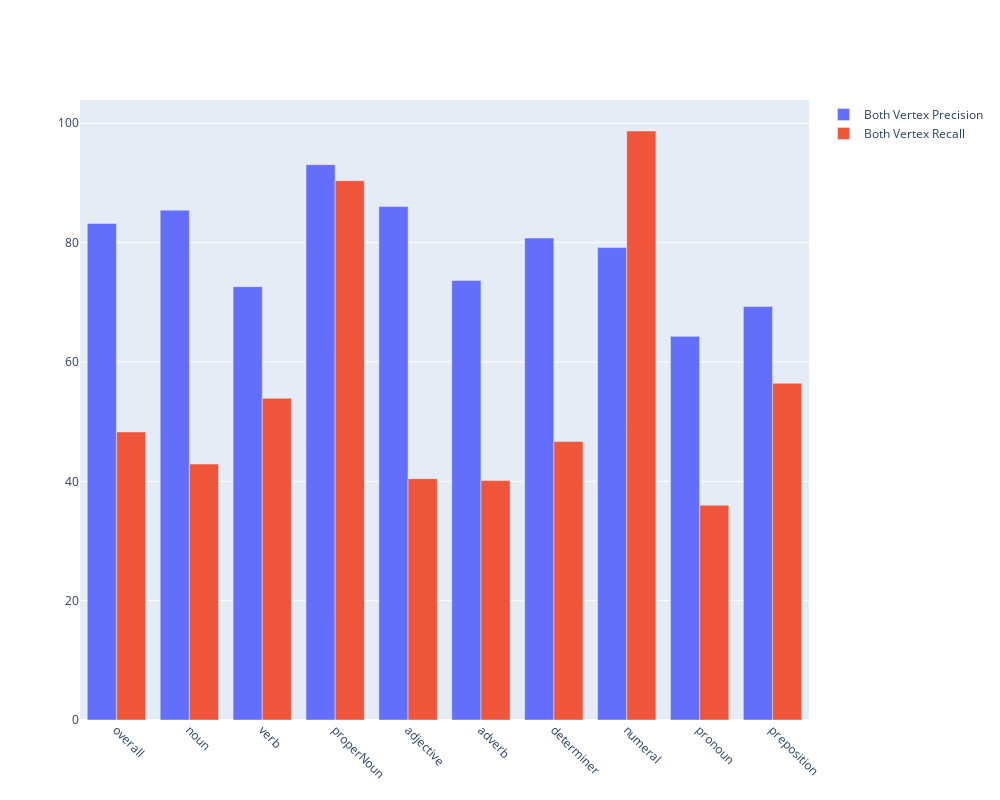
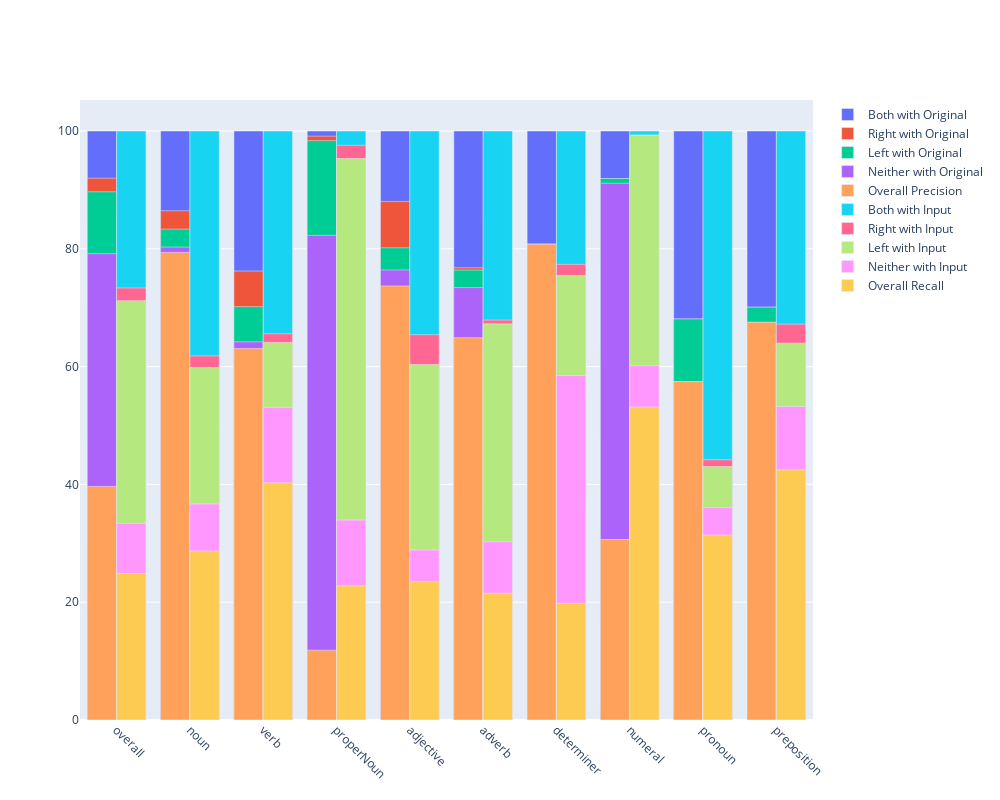

These figures' notebook cell, in order:
### Markdown cell above
<h5> Graph 1 - Both vertices common </h5>
Precision is fairly high at 88%. Particularly good for pronouns (99.5%) and numerals (97.8%). Low for pronouns (67%), prepositions (75%) and slightly for determiners and adverbs too (~81-82%). Note however that these 4 have the highest recalls (Determiners 62%, Prepositions 52%, Pronouns 43%, Adverbs 38%). This is high when compared to an overall average of 24%. ProperNouns have particularly low recall (14%). This is a little concerning as both vertices are present, but also expected because many language pairs may not have the same set of properNouns leading to a lack of cycles.
<h5> Graph 2 - Overall classification </h5>
Overall precision is 60% and recall 13%. The significant drop in both compared to Graph 1 just shows the incomplete-ness of Apertium data. Notice that the differences between the 2 sub-categories of one-vertex prec/recall in this graph don't mean much because the choice of lang1 and lang2 was arbitrary for a pair, and trends comparing these 2 are purely co-incidental. 
<b> Left bar </b> (% wrt predicted data compared to apertium lang-pair (original) ): </b> <br>
Most 'precision-misses' are mostly because neither vertex is present (22%, 55% of extra predictions). One vertex is missing in 13% cases whereas both in only 8%. This is good. Neither vertex is particularly prevalent in Nouns (23%), ProperNouns (37%). Both vertices missing happen prevalently in adverbs (14%), determiners (17%), pronouns (22%), and prepositions (21%). 1-vertex-missing is the major cause of 'extra' predictions only in pronouns (27%) and perhaps significant in determiners and adverbs. <br>
<b> Right bar </b> (% wrt apertium lang-pair data (original) compared to input data): <br>
Overall recall-misses are least due to neither vertex being there in the original data (12%, 15% of misses). 1 word missing (35%) and both present (40%) are the significant categories. Overall recall has trends quite similar to recall as in Graph 1. Neither vertex misses are significant mainly in ProperNouns (16%) and adverbs (17%). Both vertex recall misses are roughly similar across categories (30%-50%), with verbs (50%) on the higher side and properNouns/prepositions (both 32%) on the lower. 1-vertex-recall is lower for pronouns (20%) and particularly high mainly for properNouns (46%) and numerals (37%). <br>
It may be worth-while to divide the both-vertex data into have-common-bicomp or not for further breakdown/analysis. This is because vertices that share a biconnected component have a cycle through both of them.

### Code cell
GetLang("eng-spa")

### Figure 1 — Plotly figure (JSON) as saved in the notebook; plotly's stock layout.template omitted (floating-point values rounded to 4 significant figures)
{"data": [{"base": 0, "name": "Both Vertex Precision", "offset": -0.4, "type": "bar", "width": 0.4, "x": ["overall", "noun", "verb", "properNoun", "adjective", "adverb", "determiner", "numeral", "pronoun", "preposition"], "y": [83.19, 85.43, 72.62, 93.07, 86.03, 73.66, 80.77, 79.17, 64.29, 69.3]}, {"base": 0, "name": "Both Vertex Recall", "offset": 0, "type": "bar", "width": 0.4, "x": ["overall", "noun", "verb", "properNoun", "adjective", "adverb", "determiner", "numeral", "pronoun", "preposition"], "y": [48.27, 42.89, 53.91, 90.37, 40.44, 40.12, 46.67, 98.7, 36, 56.43]}], "layout": {"barmode": "group", "height": 800, "width": 1000, "xaxis": {"tickangle": 45}}}

### Figure 2 — Plotly figure (JSON) as saved in the notebook; plotly's stock layout.template omitted (floating-point values rounded to 4 significant figures)
{"data": [{"base": 0, "name": "Both with Original", "offset": -0.4, "type": "bar", "width": 0.4, "x": ["overall", "noun", "verb", "properNoun", "adjective", "adverb", "determiner", "numeral", "pronoun", "preposition"], "y": [100.0, 100, 100, 100, 100, 100, 100, 100, 100, 100]}, {"base": 0, "name": "Right with Original", "offset": -0.4, "type": "bar", "width": 0.4, "x": ["overall", "noun", "verb", "properNoun", "adjective", "adverb", "determiner", "numeral", "pronoun", "preposition"], "y": [91.99, 86.46, 76.23, 99.12, 88.04, 76.79, 80.77, 91.94, 68.09, 70.09]}, {"base": 0, "name": "Left with Original", "offset": -0.4, "type": "bar", "width": 0.4, "x": ["overall", "noun", "verb", "properNoun", "adjective", "adverb", "determiner", "numeral", "pronoun", "preposition"], "y": [89.68, 83.34, 70.17, 98.36, 80.17, 76.38, 80.77, 91.94, 68.09, 70.09]}, {"base": 0, "name": "Neither with Original", "offset": -0.4, "type": "bar", "width": 0.4, "x": ["overall", "noun", "verb", "properNoun", "adjective", "adverb", "determiner", "numeral", "pronoun", "preposition"], "y": [79.18, 80.29, 64.21, 82.29, 76.4, 73.41, 80.77, 91.13, 57.45, 67.52]}, {"base": 0, "name": "Overall Precision", "offset": -0.4, "type": "bar", "width": 0.4, "x": ["overall", "noun", "verb", "properNoun", "adjective", "adverb", "determiner", "numeral", "pronoun", "preposition"], "y": [39.66, 79.39, 63.06, 11.86, 73.69, 64.91, 80.77, 30.65, 57.45, 67.52]}, {"base": 0, "name": "Both with Input", "offset": 0, "type": "bar", "width": 0.4, "x": ["overall", "noun", "verb", "properNoun", "adjective", "adverb", "determiner", "numeral", "pronoun", "preposition"], "y": [100, 100, 100, 100, 100, 100, 100, 100, 100, 100.0]}, {"base": 0, "name": "Right with Input", "offset": 0, "type": "bar", "width": 0.4, "x": ["overall", "noun", "verb", "properNoun", "adjective", "adverb", "determiner", "numeral", "pronoun", "preposition"], "y": [73.35, 61.81, 65.58, 97.57, 65.42, 67.9, 77.36, 99.3, 44.19, 67.2]}, {"base": 0, "name": "Left with Input", "offset": 0, "type": "bar", "width": 0.4, "x": ["overall", "noun", "verb", "properNoun", "adjective", "adverb", "determiner", "numeral", "pronoun", "preposition"], "y": [71.19, 59.85, 64.11, 95.32, 60.34, 67.27, 75.47, 99.3, 43.02, 63.98]}, {"base": 0, "name": "Neither with Input", "offset": 0, "type": "bar", "width": 0.4, "x": ["overall", "noun", "verb", "properNoun", "adjective", "adverb", "determiner", "numeral", "pronoun", "preposition"], "y": [33.38, 36.67, 53.08, 33.94, 28.85, 30.25, 58.49, 60.14, 36.05, 53.23]}, {"base": 0, "name": "Overall Recall", "offset": 0, "type": "bar", "width": 0.4, "x": ["overall", "noun", "verb", "properNoun", "adjective", "adverb", "determiner", "numeral", "pronoun", "preposition"], "y": [24.87, 28.68, 40.27, 22.78, 23.48, 21.51, 19.81, 53.15, 31.4, 42.47]}], "layout": {"barmode": "group", "height": 800, "width": 1000, "xaxis": {"tickangle": 45}}}
